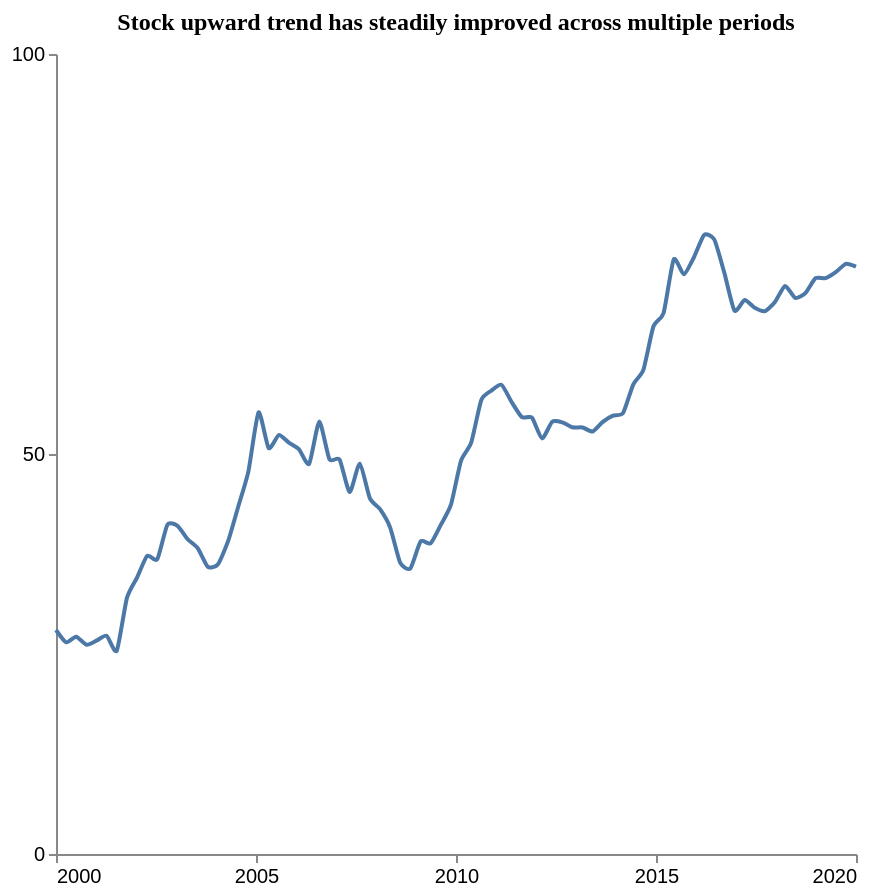

Write a Vega-Lite specification for this figure.
### Vega-Lite specification from a JSON file in a GitHub repository (floating-point values rounded to 4 significant figures)
{"$schema": "https://vega.github.io/schema/vega-lite/v5.json", "description": "Pattern: Upward", "data": {"values": [{"X": 2000.0, "Y": 28.0}, {"X": 2000.0, "Y": 26.47}, {"X": 2001.0, "Y": 27.15}, {"X": 2001.0, "Y": 26.16}, {"X": 2001.0, "Y": 26.66}, {"X": 2001.0, "Y": 27.28}, {"X": 2002.0, "Y": 25.4}, {"X": 2002.0, "Y": 31.98}, {"X": 2002.0, "Y": 34.54}, {"X": 2002.0, "Y": 37.27}, {"X": 2003.0, "Y": 36.84}, {"X": 2003.0, "Y": 41.16}, {"X": 2003.0, "Y": 41.01}, {"X": 2003.0, "Y": 39.34}, {"X": 2004.0, "Y": 38.22}, {"X": 2004.0, "Y": 35.88}, {"X": 2004.0, "Y": 36.23}, {"X": 2004.0, "Y": 39.13}, {"X": 2005.0, "Y": 43.44}, {"X": 2005.0, "Y": 47.83}, {"X": 2005.0, "Y": 55.2}, {"X": 2005.0, "Y": 50.74}, {"X": 2006.0, "Y": 52.36}, {"X": 2006.0, "Y": 51.42}, {"X": 2006.0, "Y": 50.57}, {"X": 2006.0, "Y": 48.77}, {"X": 2007.0, "Y": 54.05}, {"X": 2007.0, "Y": 49.34}, {"X": 2007.0, "Y": 49.32}, {"X": 2007.0, "Y": 45.24}, {"X": 2008.0, "Y": 48.8}, {"X": 2008.0, "Y": 44.45}, {"X": 2008.0, "Y": 43.1}, {"X": 2008.0, "Y": 40.8}, {"X": 2009.0, "Y": 36.38}, {"X": 2009.0, "Y": 35.7}, {"X": 2009.0, "Y": 39.05}, {"X": 2009.0, "Y": 38.84}, {"X": 2010.0, "Y": 41.15}, {"X": 2010.0, "Y": 43.67}, {"X": 2010.0, "Y": 49.18}, {"X": 2010.0, "Y": 51.41}, {"X": 2011.0, "Y": 56.76}, {"X": 2011.0, "Y": 57.93}, {"X": 2011.0, "Y": 58.64}, {"X": 2011.0, "Y": 56.48}, {"X": 2012.0, "Y": 54.61}, {"X": 2012.0, "Y": 54.54}, {"X": 2012.0, "Y": 51.95}, {"X": 2012.0, "Y": 54.03}, {"X": 2013.0, "Y": 53.96}, {"X": 2013.0, "Y": 53.34}, {"X": 2013.0, "Y": 53.32}, {"X": 2013.0, "Y": 52.81}, {"X": 2014.0, "Y": 54.02}, {"X": 2014.0, "Y": 54.8}, {"X": 2014.0, "Y": 55.12}, {"X": 2014.0, "Y": 58.68}, {"X": 2015.0, "Y": 60.51}, {"X": 2015.0, "Y": 65.97}, {"X": 2015.0, "Y": 67.62}, {"X": 2015.0, "Y": 74.32}, {"X": 2016.0, "Y": 72.46}, {"X": 2016.0, "Y": 74.59}, {"X": 2016.0, "Y": 77.39}, {"X": 2016.0, "Y": 76.83}, {"X": 2017.0, "Y": 72.64}, {"X": 2017.0, "Y": 67.92}, {"X": 2017.0, "Y": 69.26}, {"X": 2017.0, "Y": 68.27}, {"X": 2018.0, "Y": 67.85}, {"X": 2018.0, "Y": 69.01}, {"X": 2018.0, "Y": 71.01}, {"X": 2018.0, "Y": 69.51}, {"X": 2019.0, "Y": 70.11}, {"X": 2019.0, "Y": 71.97}, {"X": 2019.0, "Y": 71.99}, {"X": 2019.0, "Y": 72.73}, {"X": 2020.0, "Y": 73.77}, {"X": 2020.0, "Y": 73.41}]}, "mark": {"type": "line", "interpolate": "cardinal", "tension": 0.4}, "encoding": {"x": {"field": "X", "type": "quantitative", "title": "", "axis": {"grid": false, "format": "d", "values": [2000, 2005, 2010, 2015, 2020], "tickSize": 4}, "scale": {"domain": [2000, 2020]}}, "y": {"field": "Y", "type": "quantitative", "title": "", "axis": {"grid": false, "format": "d", "values": [0, 50, 100], "tickSize": 4, "tickOpacity": 1}, "scale": {"domain": [0, 100]}}}, "title": {"text": "Stock upward trend has steadily improved across multiple periods", "anchor": "middle", "font": "Tahoma", "fontSize": 12}, "config": {"lineBreak": "^", "view": {"stroke": null}}, "height": 400, "width": 400, "autosize": "pad"}
